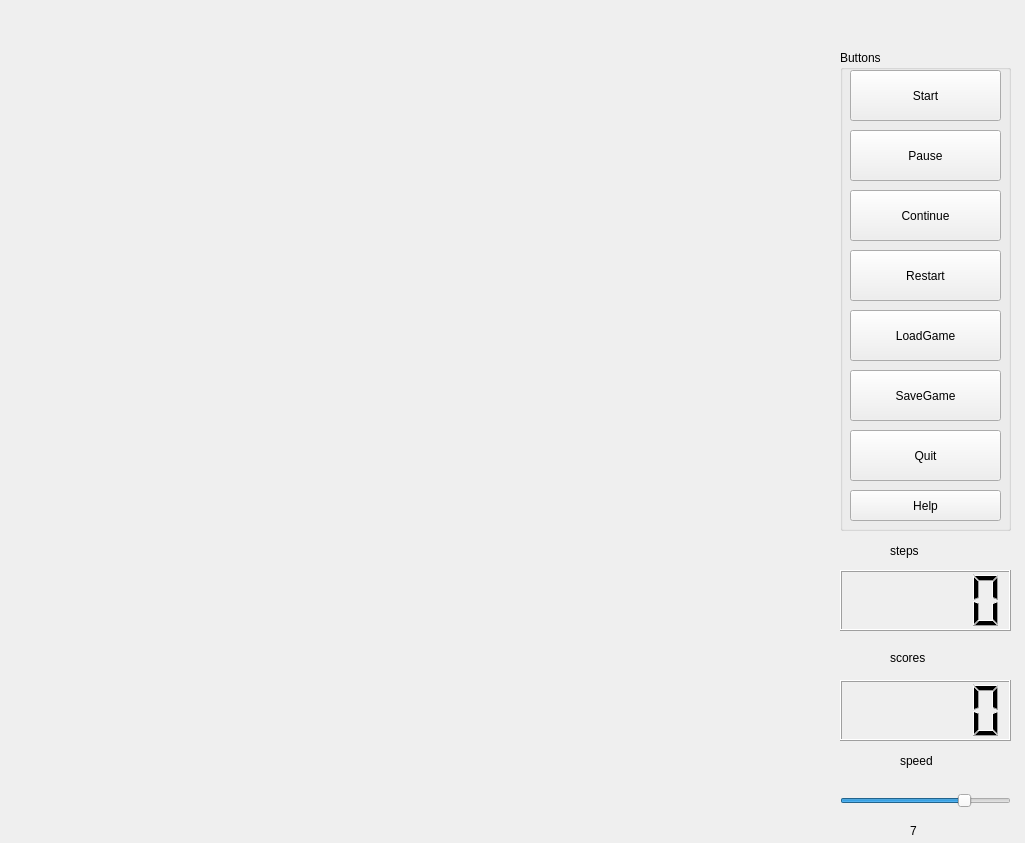
<?xml version="1.0" encoding="UTF-8"?>
<ui version="4.0">
 <class>MainWindow</class>
 <widget class="QMainWindow" name="MainWindow">
  <property name="geometry">
   <rect>
    <x>0</x>
    <y>0</y>
    <width>1025</width>
    <height>843</height>
   </rect>
  </property>
  <property name="sizePolicy">
   <sizepolicy hsizetype="Fixed" vsizetype="Fixed">
    <horstretch>0</horstretch>
    <verstretch>0</verstretch>
   </sizepolicy>
  </property>
  <property name="windowTitle">
   <string>MainWindow</string>
  </property>
  <widget class="QWidget" name="centralwidget">
   <widget class="GameWidget" name="game" native="true">
    <property name="geometry">
     <rect>
      <x>10</x>
      <y>50</y>
      <width>820</width>
      <height>820</height>
     </rect>
    </property>
    <property name="sizePolicy">
     <sizepolicy hsizetype="Fixed" vsizetype="Fixed">
      <horstretch>0</horstretch>
      <verstretch>0</verstretch>
     </sizepolicy>
    </property>
    <property name="focusPolicy">
     <enum>Qt::StrongFocus</enum>
    </property>
   </widget>
   <widget class="QGroupBox" name="groupBox">
    <property name="geometry">
     <rect>
      <x>840</x>
      <y>50</y>
      <width>171</width>
      <height>481</height>
     </rect>
    </property>
    <property name="title">
     <string>Buttons</string>
    </property>
    <widget class="QPushButton" name="start">
     <property name="geometry">
      <rect>
       <x>10</x>
       <y>20</y>
       <width>151</width>
       <height>51</height>
      </rect>
     </property>
     <property name="focusPolicy">
      <enum>Qt::NoFocus</enum>
     </property>
     <property name="text">
      <string>Start</string>
     </property>
    </widget>
    <widget class="QPushButton" name="pause">
     <property name="geometry">
      <rect>
       <x>10</x>
       <y>80</y>
       <width>151</width>
       <height>51</height>
      </rect>
     </property>
     <property name="focusPolicy">
      <enum>Qt::NoFocus</enum>
     </property>
     <property name="text">
      <string>Pause</string>
     </property>
    </widget>
    <widget class="QPushButton" name="con">
     <property name="geometry">
      <rect>
       <x>10</x>
       <y>140</y>
       <width>151</width>
       <height>51</height>
      </rect>
     </property>
     <property name="focusPolicy">
      <enum>Qt::NoFocus</enum>
     </property>
     <property name="text">
      <string>Continue</string>
     </property>
    </widget>
    <widget class="QPushButton" name="restart">
     <property name="geometry">
      <rect>
       <x>10</x>
       <y>200</y>
       <width>151</width>
       <height>51</height>
      </rect>
     </property>
     <property name="focusPolicy">
      <enum>Qt::NoFocus</enum>
     </property>
     <property name="text">
      <string>Restart</string>
     </property>
    </widget>
    <widget class="QPushButton" name="load">
     <property name="geometry">
      <rect>
       <x>10</x>
       <y>260</y>
       <width>151</width>
       <height>51</height>
      </rect>
     </property>
     <property name="focusPolicy">
      <enum>Qt::NoFocus</enum>
     </property>
     <property name="text">
      <string>LoadGame</string>
     </property>
    </widget>
    <widget class="QPushButton" name="save">
     <property name="geometry">
      <rect>
       <x>10</x>
       <y>320</y>
       <width>151</width>
       <height>51</height>
      </rect>
     </property>
     <property name="focusPolicy">
      <enum>Qt::NoFocus</enum>
     </property>
     <property name="text">
      <string>SaveGame</string>
     </property>
    </widget>
    <widget class="QPushButton" name="quit">
     <property name="geometry">
      <rect>
       <x>10</x>
       <y>380</y>
       <width>151</width>
       <height>51</height>
      </rect>
     </property>
     <property name="focusPolicy">
      <enum>Qt::NoFocus</enum>
     </property>
     <property name="styleSheet">
      <string notr="true"/>
     </property>
     <property name="text">
      <string>Quit</string>
     </property>
    </widget>
    <widget class="QPushButton" name="help">
     <property name="geometry">
      <rect>
       <x>10</x>
       <y>440</y>
       <width>151</width>
       <height>31</height>
      </rect>
     </property>
     <property name="focusPolicy">
      <enum>Qt::NoFocus</enum>
     </property>
     <property name="text">
      <string>Help</string>
     </property>
    </widget>
   </widget>
   <widget class="QLCDNumber" name="lcd1">
    <property name="geometry">
     <rect>
      <x>840</x>
      <y>680</y>
      <width>171</width>
      <height>61</height>
     </rect>
    </property>
   </widget>
   <widget class="QLabel" name="label_2">
    <property name="geometry">
     <rect>
      <x>890</x>
      <y>650</y>
      <width>72</width>
      <height>15</height>
     </rect>
    </property>
    <property name="text">
     <string>scores</string>
    </property>
   </widget>
   <widget class="QLabel" name="label">
    <property name="geometry">
     <rect>
      <x>890</x>
      <y>540</y>
      <width>72</width>
      <height>21</height>
     </rect>
    </property>
    <property name="text">
     <string>steps</string>
    </property>
   </widget>
   <widget class="QLCDNumber" name="lcd">
    <property name="geometry">
     <rect>
      <x>840</x>
      <y>570</y>
      <width>171</width>
      <height>61</height>
     </rect>
    </property>
   </widget>
   <widget class="QSlider" name="speed">
    <property name="geometry">
     <rect>
      <x>840</x>
      <y>790</y>
      <width>171</width>
      <height>21</height>
     </rect>
    </property>
    <property name="focusPolicy">
     <enum>Qt::NoFocus</enum>
    </property>
    <property name="minimum">
     <number>1</number>
    </property>
    <property name="maximum">
     <number>9</number>
    </property>
    <property name="pageStep">
     <number>3</number>
    </property>
    <property name="value">
     <number>7</number>
    </property>
    <property name="orientation">
     <enum>Qt::Horizontal</enum>
    </property>
   </widget>
   <widget class="QLabel" name="label_3">
    <property name="geometry">
     <rect>
      <x>900</x>
      <y>750</y>
      <width>72</width>
      <height>21</height>
     </rect>
    </property>
    <property name="text">
     <string>speed</string>
    </property>
   </widget>
   <widget class="QLabel" name="spLabel">
    <property name="geometry">
     <rect>
      <x>910</x>
      <y>820</y>
      <width>54</width>
      <height>21</height>
     </rect>
    </property>
    <property name="text">
     <string>7</string>
    </property>
   </widget>
  </widget>
  <action name="_start">
   <property name="text">
    <string>Start Game</string>
   </property>
  </action>
  <action name="_pause">
   <property name="text">
    <string>Pause</string>
   </property>
  </action>
  <action name="_continue">
   <property name="text">
    <string>Continue</string>
   </property>
  </action>
  <action name="_restart">
   <property name="text">
    <string>Restart</string>
   </property>
  </action>
  <action name="_save">
   <property name="text">
    <string>Save</string>
   </property>
  </action>
  <action name="_load">
   <property name="text">
    <string>Load</string>
   </property>
  </action>
  <action name="_quit">
   <property name="text">
    <string>Quit</string>
   </property>
  </action>
 </widget>
 <customwidgets>
  <customwidget>
   <class>GameWidget</class>
   <extends>QWidget</extends>
   <header location="global">gamewidget.h</header>
   <container>1</container>
  </customwidget>
 </customwidgets>
 <resources/>
 <connections>
  <connection>
   <sender>speed</sender>
   <signal>valueChanged(int)</signal>
   <receiver>spLabel</receiver>
   <slot>setNum(int)</slot>
   <hints>
    <hint type="sourcelabel">
     <x>946</x>
     <y>805</y>
    </hint>
    <hint type="destinationlabel">
     <x>952</x>
     <y>829</y>
    </hint>
   </hints>
  </connection>
 </connections>
</ui>
